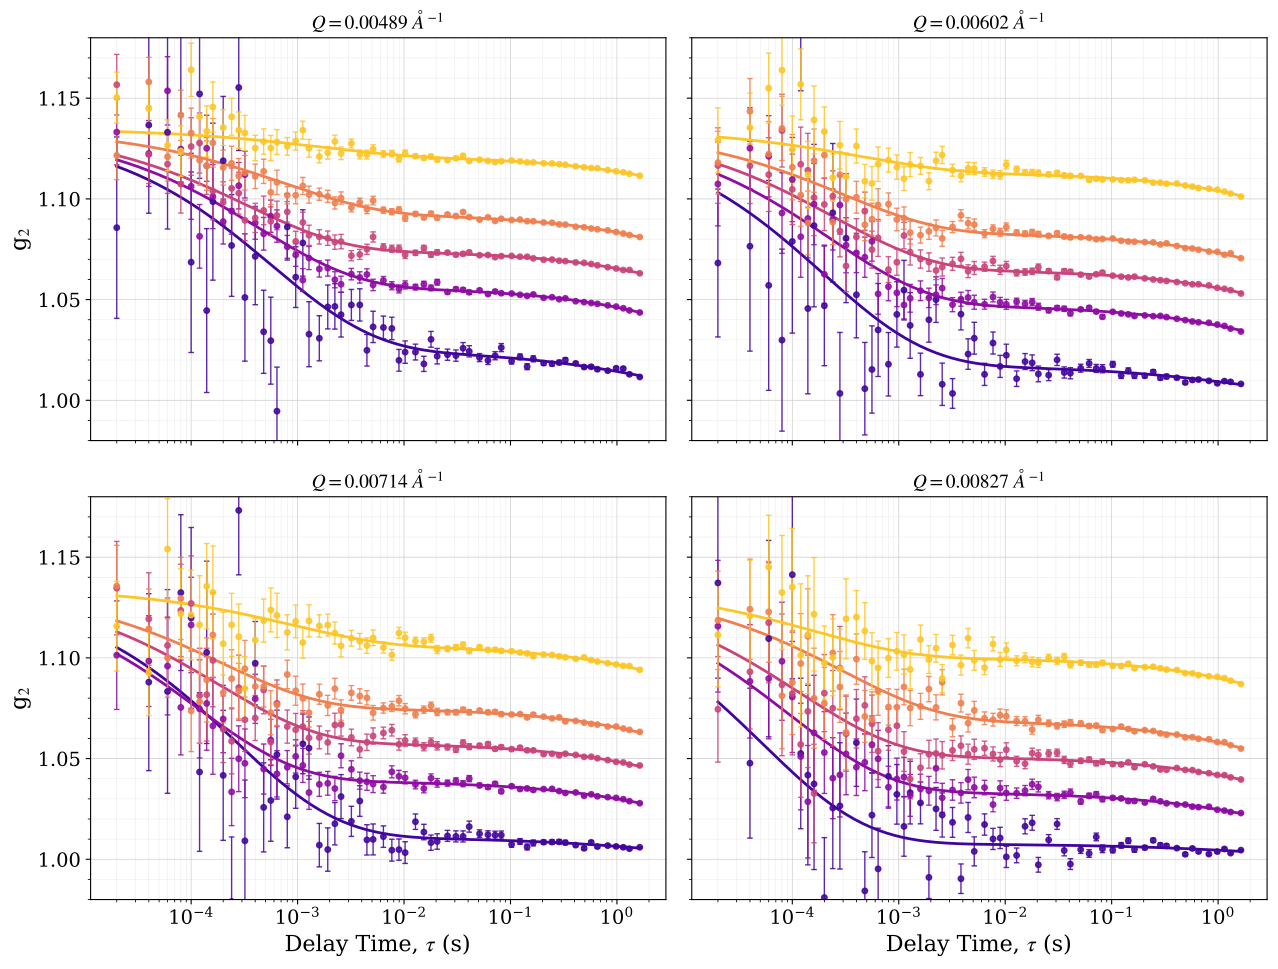

Generate this figure with Python:
"""SI figure: 2x2 grid of XPCS g2(tau) for the 4 non-primary q bins.

The main figure (saxpcs.py) shows q index 0; this shows q indices 1-4.  Each
subplot plots the first B0147 file (frames 1-200) and the last five B0147 files
(801-1313), coloured by elapsed time on the SAME scale as the main figure, with
double-exponential fits (baseline fixed at 1.0) overlaid.
"""

import glob
import os
import re
from datetime import datetime

import numpy as np
import h5py
import matplotlib.pyplot as plt
from scipy.optimize import curve_fit

# --- PARAMETERS ---
data_dir = os.path.join(os.path.dirname(os.path.abspath(__file__)), "data")
XPCS_HEADER = 'B0147'
N_LAST = 5
grid_q_indices = [1, 2, 3, 4]        # the 4 "other" q bins (main figure = 0)
# XPCS elapsed-time colours: same scale as saxpcs.py -- the N_LAST times are
# mapped to evenly-spaced positions of this colormap for maximum separation.
XPCS_CMAP = plt.cm.plasma
CMAP_LO, CMAP_HI = 0.10, 0.88

# --- FIT MODEL (baseline fixed at 1.0) ---
p1, p2, contrast = 0.5, 0.5, 0.135
BASELINE = 1.0


def double_exp_eq9(tau, tau_fast, f, tau_slow):
    decay_fast = f * np.exp(-(tau / tau_fast)**p1)
    decay_slow = (1 - f) * np.exp(-(tau / tau_slow)**p2)
    return contrast * (decay_fast + decay_slow)**2 + BASELINE


p0 = [1e-3, 0.5, 100.0]
bounds = ([1e-6, 0.0, 1.0], [10.0, 1.0, 10000.0])

# --- HDF paths ---
START_TIME_PATH = '/entry/start_time'
TIME_FORMAT     = '%Y-%m-%d %H:%M:%S'
FRAME_TIME_PATH = '/entry/instrument/detector_1/frame_time'
DELAY_PATH      = '/xpcs/multitau/delay_list'
G2_PATH         = '/xpcs/multitau/normalized_g2'
G2_ERR_PATH     = '/xpcs/multitau/normalized_g2_err'
DYN_Q_PATH      = '/xpcs/qmap/dynamic_v_list_dim0'

_name_re = re.compile(r'Average_([A-Za-z]\d+)_.*?_(\d+)_(\d+)_results')


def parse_name(fname):
    m = _name_re.search(os.path.basename(fname))
    return (m.group(1), int(m.group(2)), int(m.group(3))) if m else (None, -1, -1)


def read_start_time(hf):
    raw = hf[START_TIME_PATH][()]
    if isinstance(raw, np.ndarray):
        raw = raw.reshape(-1)[0]
    if isinstance(raw, bytes):
        raw = raw.decode('utf-8')
    return datetime.strptime(str(raw).strip(), TIME_FORMAT)


def read_g2(hf):
    t0 = hf[FRAME_TIME_PATH][()]
    t0 = t0.item() if isinstance(t0, np.ndarray) else t0
    tau = hf[DELAY_PATH][()] * t0
    tau = tau[:, 0] if tau.ndim > 1 else tau
    return tau, hf[G2_PATH][()], hf[G2_ERR_PATH][()], hf[DYN_Q_PATH][()]


def fit_g2(tau, g2, g2_err):
    valid = (tau > 0) & ~np.isnan(g2) & ~np.isnan(g2_err) & (g2_err > 0)
    if valid.sum() < 5:
        return None
    try:
        popt, _ = curve_fit(double_exp_eq9, tau[valid], g2[valid], sigma=g2_err[valid],
                            absolute_sigma=True, p0=p0, bounds=bounds, maxfev=10000)
        return popt
    except RuntimeError:
        return None


# --- DISCOVER FILES ---
file_paths = sorted(glob.glob(os.path.join(data_dir, '*.hdf')))
b0147, start_times = [], {}
for fp in file_paths:
    if parse_name(fp)[0] != XPCS_HEADER:
        continue
    with h5py.File(fp, 'r') as hf:
        start_times[fp] = read_start_time(hf)
    b0147.append(fp)
b0147.sort(key=lambda p: parse_name(p)[1])

xpcs_files = b0147[-N_LAST:]                    # last N only (NOT the 1-200 file)
t_ref = start_times[b0147[0]]                   # time origin = first B0147 file
elapsed = {fp: (start_times[fp] - t_ref).total_seconds() for fp in xpcs_files}

# Elapsed-time colour, matching saxpcs.py: N_LAST times mapped to evenly spaced
# colormap positions (sorted by time) so consecutive times are easy to tell apart.
_xpcs_sorted = sorted(xpcs_files, key=lambda p: elapsed[p])
_xpcs_pos = np.linspace(CMAP_LO, CMAP_HI, len(_xpcs_sorted))
xpcs_color = {fp: XPCS_CMAP(p) for fp, p in zip(_xpcs_sorted, _xpcs_pos)}

# Pre-load g2 once per file.
data = {}
for fp in xpcs_files:
    with h5py.File(fp, 'r') as hf:
        data[fp] = read_g2(hf)

# --- FIGURE ---
plt.rcParams.update({'font.size': 14, 'font.family': 'serif', 'mathtext.fontset': 'stix'})
fig, axes = plt.subplots(2, 2, figsize=(13, 10), sharex=True, sharey=True)

for ax, q_idx in zip(axes.flat, grid_q_indices):
    for fp in xpcs_files:
        tau, g2, g2_err, q_vals = data[fp]
        color = xpcs_color[fp]
        m = tau > 0
        ax.errorbar(tau[m], g2[m, q_idx], yerr=g2_err[m, q_idx], fmt='o', color=color,
                    markersize=4, capsize=2, elinewidth=1, alpha=0.85, linestyle='none')
        res = fit_g2(tau, g2[:, q_idx], g2_err[:, q_idx])
        if res is not None:
            t_fit = np.logspace(np.log10(tau[m].min()), np.log10(tau[m].max()), 200)
            ax.plot(t_fit, double_exp_eq9(t_fit, *res), color=color, lw=2.0)
    ax.set_xscale('log')
    ax.set_ylim(0.98, 1.18)                 # slightly below 1 so error bars aren't clipped
    ax.set_yticks([1.0, 1.05, 1.10, 1.15])
    ax.set_title(f'$Q = {q_vals[q_idx]:.5f}\ \AA^{{-1}}$', fontsize=14)
    ax.minorticks_on()
    ax.set_axisbelow(True)
    ax.grid(which='major', ls='-', lw=0.5, color='0.80')
    ax.grid(which='minor', ls='-', lw=0.3, color='0.90')

for ax in axes[-1, :]:
    ax.set_xlabel(r'Delay Time, $\tau$ (s)', fontsize=16)
for ax in axes[:, 0]:
    ax.set_ylabel('g$_2$', fontsize=16)

plt.tight_layout()
plt.savefig('g2_grid_SI.pdf', dpi=300, bbox_inches='tight')
plt.show()
print('wrote g2_grid_SI.pdf')
